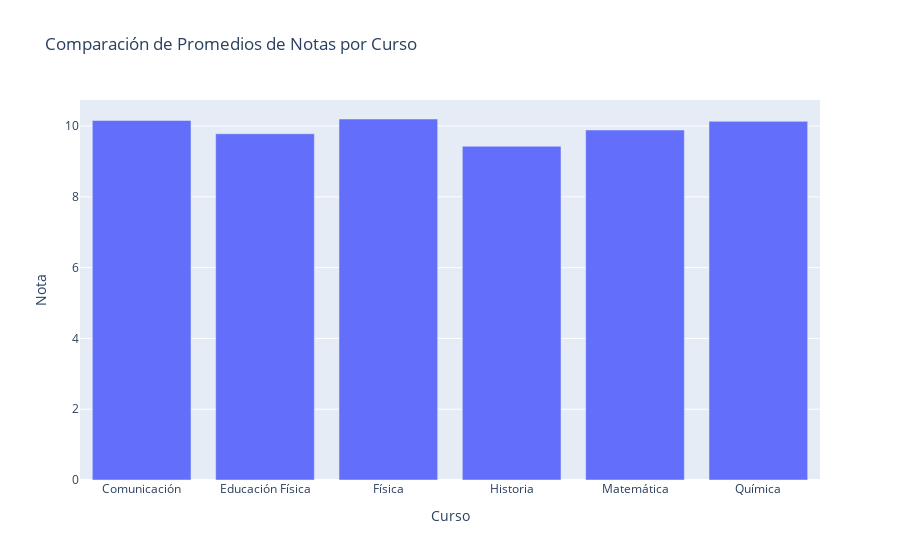

Here is the notebook cell this chart was saved with:
### Code cell
# Calcular los promedios de notas por curso
promedios_por_curso = df.groupby("Curso")["Nota"].mean().reset_index()

# Crear el gráfico de barras para comparar los promedios de notas por curso
fig = px.bar(promedios_por_curso, x="Curso", y="Nota", title="Comparación de Promedios de Notas por Curso")
fig.show()

### Figure 1 — Plotly figure (JSON) as saved in the notebook; plotly's stock layout.template omitted (floating-point values rounded to 4 significant figures)
{"data": [{"alignmentgroup": "True", "hovertemplate": "Curso=%{x}<br>Nota=%{y}<extra></extra>", "legendgroup": "", "marker": {"color": "#636efa", "pattern": {"shape": ""}}, "name": "", "offsetgroup": "", "orientation": "v", "showlegend": false, "textposition": "auto", "type": "bar", "x": ["Comunicación", "Educación Física", "Física", "Historia", "Matemática", "Química"], "xaxis": "x", "y": [10.16, 9.783, 10.2, 9.431, 9.889, 10.13], "yaxis": "y"}], "layout": {"barmode": "relative", "legend": {"tracegroupgap": 0}, "title": {"text": "Comparación de Promedios de Notas por Curso"}, "xaxis": {"anchor": "y", "domain": [0, 1], "title": {"text": "Curso"}}, "yaxis": {"anchor": "x", "domain": [0, 1], "title": {"text": "Nota"}}}}
